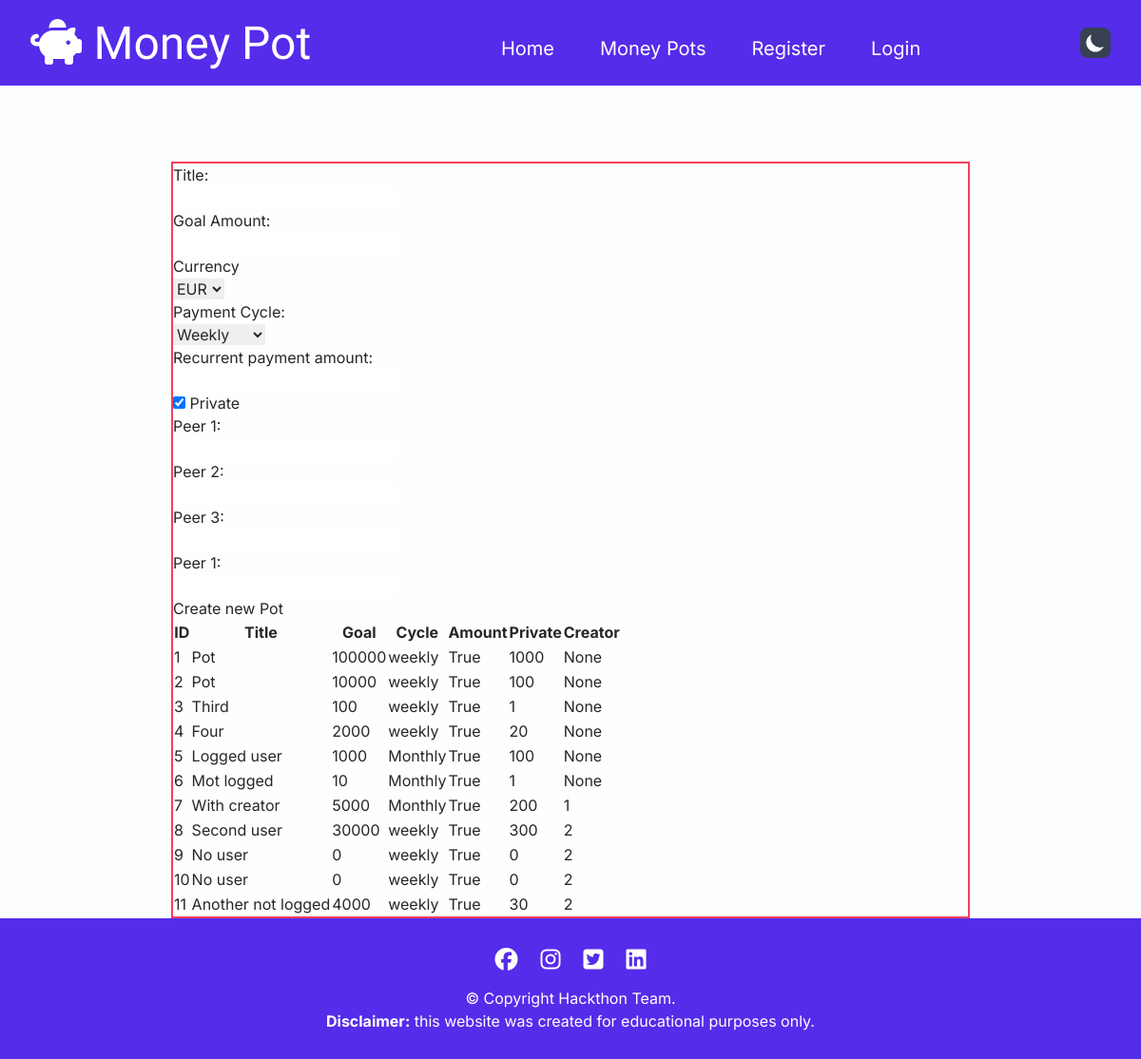
Page /createPot on the committed database.
### app.py (models this page shows, shortened)
class Pots(db.Model):
    id = db.Column(db.Integer, primary_key=True)
    title = db.Column(db.String(50), nullable=False)
    goal = db.Column(db.Integer, nullable=False)
    currency = db.Column(db.String(50), nullable=False)
    cycle = db.Column(db.String(50), nullable=False)
    amount = db.Column(db.Integer, nullable=False)
    isPrivate = db.Column(db.Boolean, nullable=False)
    creator_id = db.Column(db.Integer, db.ForeignKey('users.id'))
    created_at = db.Column(db.DateTime, default=datetime.utcnow)

### app.py (the view, shortened to what this page needs)
@app.route("/createPot", methods=["GET", "POST"])
def create_pot():
    data = Pots.query
    return render_template("createPot.html", pots=data)

### templates/createPot.html (shortened to what this page needs)
{% extends "base.html" %}
{% block content %}
<div class="form">
    <form id="createPot" action="createPot" method="POST">
        <label for="title">Title:</label><br>
        <input type="text" id="title" name="title"><br>
        <label for="goal">Goal Amount:</label><br>
        <input type="number" id="goal" name="goal"><br>
        <label for="currency">Currency</label><br>
        <select name="currency" id="currency">
            <option value="EUR">EUR</option>
        </select><br>
        <label for="cycle">Payment Cycle:</label><br>
        <select name="cycle" id="cycle">
            <option value="weekly">Weekly</option>
        </select><br>
        <label for="amount">Recurrent payment amount:</label><br>
        <input type="number" id="amount" name="amount"><br>
        <input type="checkbox" id="private" name="private" value="True" checked>
        <label for="private"> Private </label><br>
        <label for="peer1">Peer 1:</label><br>
        <input type="email" id="peer1" name="peer1"><br>
        <label for="peer2">Peer 2:</label><br>
        <input type="email" id="peer2" name="peer2"><br>
        <label for="peer3">Peer 3:</label><br>
        <input type="email" id="peer3" name="peer3"><br>
        <label for="peer4">Peer 1:</label><br>
        <input type="email" id="peer4" name="peer4"><br>
        <input type="submit" value="Create new Pot">
    </form>
</div>
{% if pots == None %}
<h1>No pots yet</h1>
{% else %}
<div>
    <table>
        <tr>
            <th>ID</th>
            <th>Title</th>
            <th>Goal</th>
            <th>Cycle</th>
            <th>Amount</th>
            <th>Private</th>
            <th>Creator</th>
        </tr>
    {% for pot in pots %}
    <tr>
        <td>{{ pot.id }}</td>
        <td>{{ pot.title }}</td>
        <td>{{ pot.goal }}</td>
        <td>{{ pot.cycle }}</td>
        <td>{{ pot.isPrivate }}</td>
        <td>{{ pot.amount }}</td>
        <td>{{ pot.creator_id }}</td>
    </tr>
    {% endfor %}
    </table>
</div>
{% endif %}
{% endblock %}

### templates/base.html (shortened to what this page needs)
<!DOCTYPE html>
<html lang="en">
  <head>
    <link
      rel="stylesheet"
      href="{{ url_for('static', filename='css/styles.css') }}"
      type="text/css"
    />
    <link
      rel="stylesheet"
      href="{{ url_for('static', filename='css/output.css') }}"
    />
  </head>
  <body>
    <main class="min-h-screen flex flex-col justify-between">
      <div aria-label="content-wrapper">
        <header
          class="items-center md:px-[2rem] md:py-5 md:flex md:p-7 md:justify-between bg-han-purple dark:bg-space-cadet"
        >
          <div>
            <i
              class="fa-solid fa-piggy-bank text-4xl mr-2 lg:text-5xl text-white"
            ></i>
            <span
              class="font-archivo-black text-4xl md:mr-8 lg:text-5xl text-white"
              >Money Pot</span
            >
          </div>
          <nav class="pt-3 items-end bg-inherit md:flex dark:bg-inherit">
            <ul
              class="flex justify-center md:space-x-[3rem] text-white md:text-xl"
            >
              <li class="hover:text-fluorescent-blue">
                <a href="{{ url_for('home') }}">Home</a>
              </li>
              <li class="hover:text-fluorescent-blue">
                <a href="{{ url_for('dashboard') }}">Money Pots</a>
              </li>
              {% if session.user %}
              <li class="hover:text-fluorescent-blue">
                <a href="{{ url_for('logout') }}">Logout</a>
              </li>
              {% else %}
              <li class="hover:text-fluorescent-blue">
                <a href="{{ url_for('signup') }}">Register</a>
              </li>
              <li class="hover:text-fluorescent-blue">
                <a href="{{ url_for('login') }}">Login</a>
              </li>
              {% endif %}
            </ul>
          </nav>
          <button
            id="theme-toggle"
            type="button"
            class="text-white dark:bg-white dark:text-space-cadet bg-gray-700 focus:outline-none dark:focus:ring-space-cadet rounded-lg text-sm p-1"
          >
            <svg
              id="theme-toggle-dark-icon"
              class="w-6 h-6 hidden"
              fill="currentColor"
              viewBox="0 0 20 20"
              xmlns="http://www.w3.org/2000/svg"
            >
              <path
                d="M17.293 13.293A8 8 0 016.707 2.707a8.001 8.001 0 1010.586 10.586z"
              ></path>
            </svg>
          </button>
        </header>
        <section class="border-2 border-rose-500 mt-[2rem] md:mt-[5rem] flex flex-col md:w-[70%] md:mx-auto md:my-0">
          {% block content %} {% endblock %}
        </section>
      </div>
      <footer class="p-7 bg-han-purple dark:bg-space-cadet">
        <div>
          <ul class="flex justify-center pb-3 text-2xl text-white">
            <li class="mr-6 hover:text-fluorescent-blue">
              <a
                href="https://www.facebook.com"
                target="_blank"
                rel="noopener"
                aria-label="Visit our Facebook page (opens in a new tab)"
                ><i class="fa-brands fa-facebook"></i
              ></a>
            </li>
            <li class="mr-6 hover:text-fluorescent-blue">
              <a
                href="https://www.instagram.com"
                target="_blank"
                rel="noopener"
                aria-label="Visit our Instagram page (opens in a new tab)"
                ><i class="fa-brands fa-instagram"></i
              ></a>
            </li>
            <li class="mr-6 hover:text-fluorescent-blue">
              <a
                href="https://www.twitter.com"
                target="_blank"
                rel="noopener"
                aria-label="Visit our Twitter page (opens in a new tab)"
                ><i class="fa-brands fa-square-twitter"></i
              ></a>
            </li>
            <li class="hover:text-fluorescent-blue">
              <a
                href="https://www.linkedin.com"
                target="_blank"
                rel="noopener"
                aria-label="Visit our LinkedIn page (opens in a new tab)"
                ><i class="fa-brands fa-linkedin"></i
              ></a>
            </li>
          </ul>
        </div>
        <div>
          <p class="text-center text-white">© Copyright Hackthon Team.</p>
          <p class="text-center text-white">
            <span class="font-bold">Disclaimer:</span> this website was created
            for educational purposes only.
          </p>
        </div>
      </footer>
    </main>
  </body>
</html>

### rows in the picture
Pots: id "1", title "Pot", goal "100000", cycle "weekly", isPrivate "True", amount "1000", creator_id "None"
Pots: id "2", title "Pot", goal "10000", cycle "weekly", isPrivate "True", amount "100", creator_id "None"
Pots: id "3", title "Third", goal "100", cycle "weekly", isPrivate "True", amount "1", creator_id "None"
Pots: id "4", title "Four", goal "2000", cycle "weekly", isPrivate "True", amount "20", creator_id "None"
Pots: id "5", title "Logged user", goal "1000", cycle "Monthly", isPrivate "True", amount "100", creator_id "None"
Pots: id "6", title "Mot logged", goal "10", cycle "Monthly", isPrivate "True", amount "1", creator_id "None"
Pots: id "7", title "With creator", goal "5000", cycle "Monthly", isPrivate "True", amount "200", creator_id "1"
Pots: id "8", title "Second user", goal "30000", cycle "weekly", isPrivate "True", amount "300", creator_id "2"
Pots: id "9", title "No user", goal "0", cycle "weekly", isPrivate "True", amount "0", creator_id "2"
Pots: id "10", title "No user", goal "0", cycle "weekly", isPrivate "True", amount "0", creator_id "2"
Pots: id "11", title "Another not logged", goal "4000", cycle "weekly", isPrivate "True", amount "30", creator_id "2"
